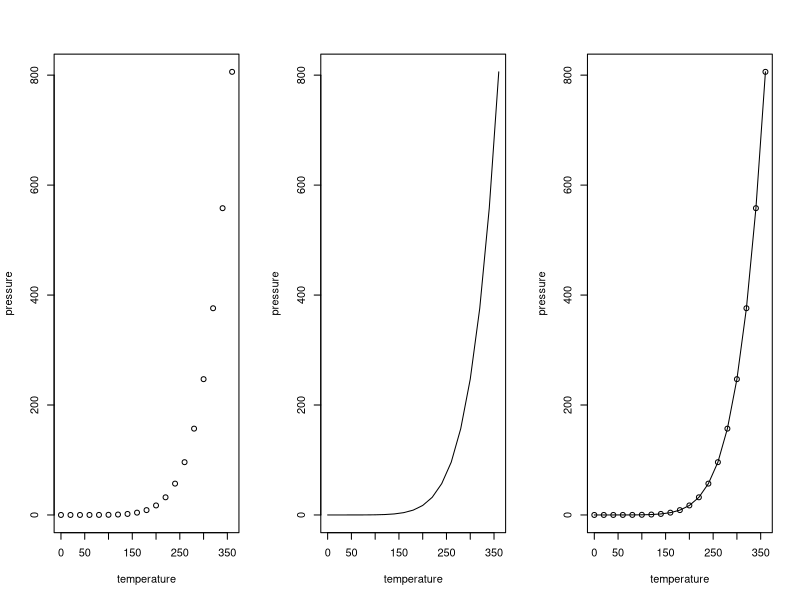

Reproduce this figure in R.
#
# 10.12 - plotting a line through (x,y) points
#
# plot(x,y,type="l")
#
# if the data is stored in a 2-column dataframe, then you 
# can do this:
#
# plot(dfrm, type="l")
#
par(mfrow=c(1,3))
plot(pressure)
plot(pressure, type="l")
plot(pressure, type="l")
points(pressure)

#
# 10.13 - changing line type, width, or color.
#
# line type:
#
# lty="solid" or lty=1 (default)
#
# line width:
#
# color:
#
#
